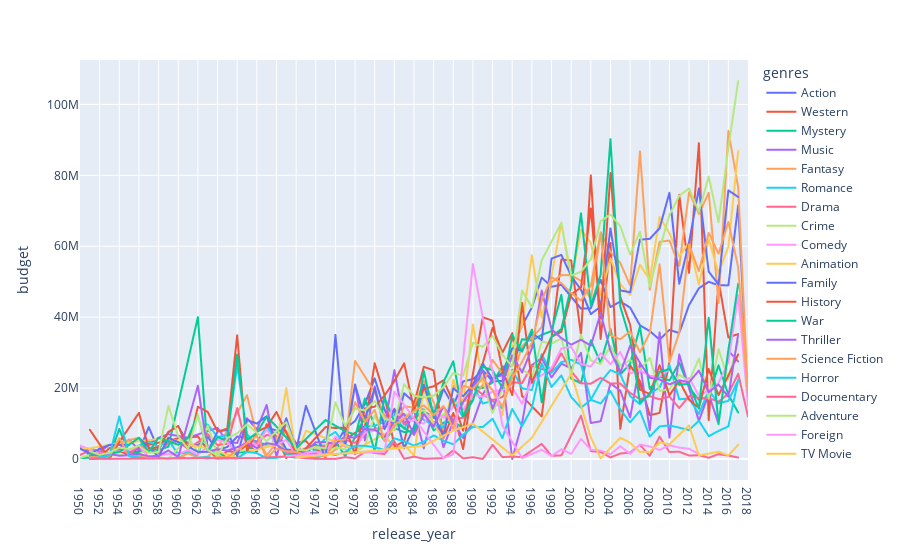

Notebook source saved alongside this figure:
### Code cell
fig = px.line(inputs_by_genres, x='release_year', y='budget', color='genres')
fig.show()
